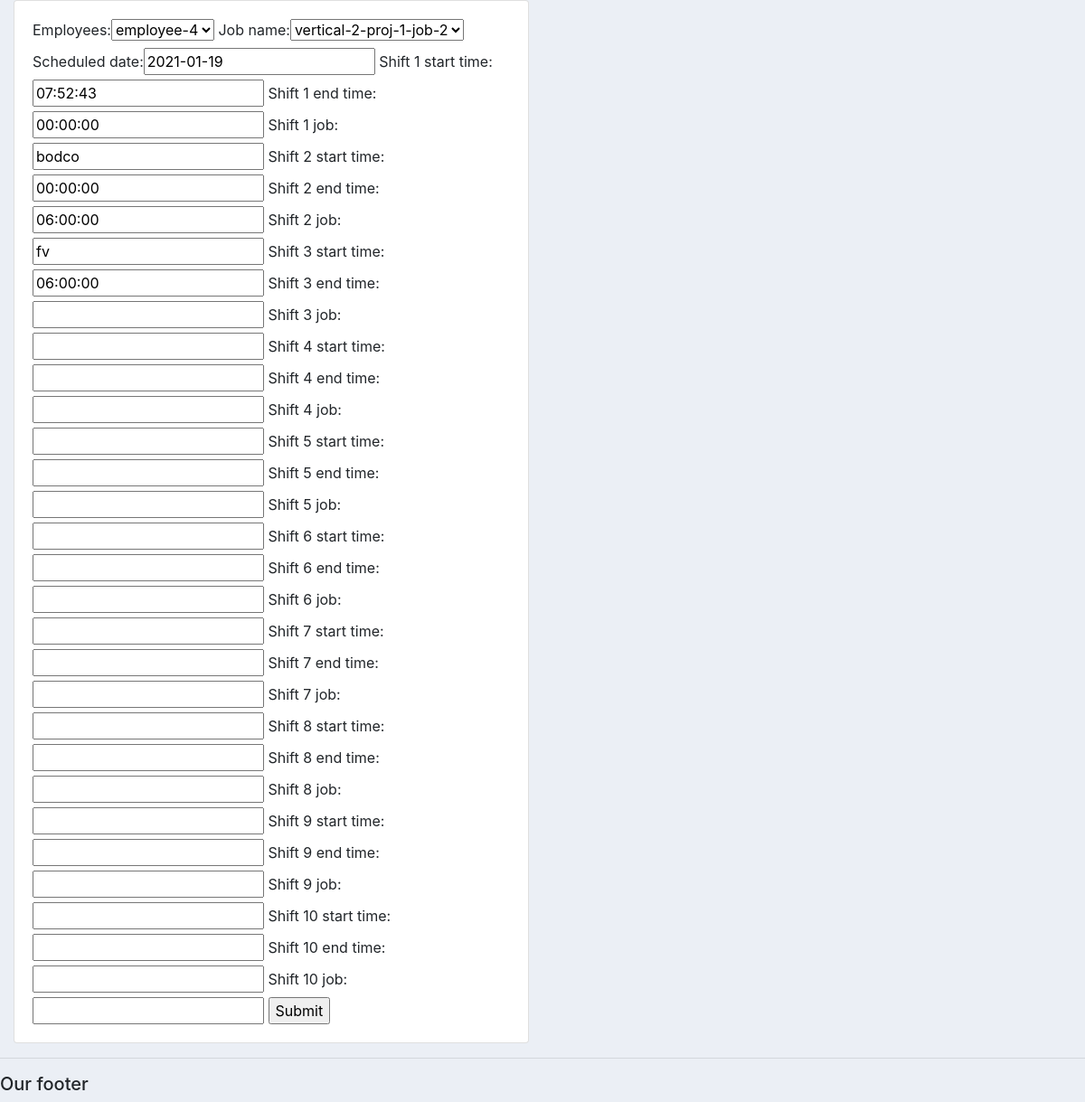
The app's page /job_manage/updateJoballocation/1/ with its own data.
### job_manage/models.py (models this page shows)
class Joballocation(models.Model):
    employees = models.ForeignKey('Employees', on_delete = models.CASCADE)
    job_name = models.ForeignKey('Jobs', on_delete=models.CASCADE, null= True)
    scheduled_date = models.DateField(null=True, blank=True)
    shift_1_start_time = models.TimeField(null=True, blank=True)
    shift_1_end_time =  models.TimeField(null=True, blank=True)
    shift_1_job = models.CharField(max_length=100, null=True, blank = True)
    shift_2_start_time = models.TimeField(null=True, blank=True)
    shift_2_end_time =  models.TimeField(null=True, blank=True)
    shift_2_job = models.CharField(max_length=100, null=True, blank = True)
    shift_3_start_time = models.TimeField(null=True, blank=True)
    shift_3_end_time =  models.TimeField(null=True, blank=True)
    shift_3_job = models.CharField(max_length=100, null=True, blank = True)
    shift_4_start_time = models.TimeField(null=True, blank=True)
    shift_4_end_time =  models.TimeField(null=True, blank=True)
    shift_4_job = models.CharField(max_length=100, null=True, blank = True)
    shift_5_start_time = models.TimeField(null=True, blank=True)
    shift_5_end_time =  models.TimeField(null=True, blank=True)
    shift_5_job = models.CharField(max_length=100, null=True, blank = True)
    shift_6_start_time = models.TimeField(null=True, blank=True)
    shift_6_end_time =  models.TimeField(null=True, blank=True)
    shift_6_job = models.CharField(max_length=100, null=True, blank = True)
    shift_7_start_time = models.TimeField(null=True, blank=True)
    shift_7_end_time =  models.TimeField(null=True, blank=True)
    shift_7_job = models.CharField(max_length=100, null=True, blank = True)
    shift_8_start_time = models.TimeField(null=True, blank=True)
    shift_8_end_time =  models.TimeField(null=True, blank=True)
    shift_8_job = models.CharField(max_length=100, null=True, blank = True)
    shift_9_start_time = models.TimeField(null=True, blank=True)
    shift_9_end_time =  models.TimeField(null=True, blank=True)
    shift_9_job = models.CharField(max_length=100, null=True, blank = True)
    shift_10_start_time = models.TimeField(null=True, blank=True)
    shift_10_end_time =  models.TimeField(null=True, blank=True)
    shift_10_job = models.CharField(max_length=100, null=True, blank = True)

class Jobs(models.Model):
    vert = models.ForeignKey(Verticals, on_delete = models.CASCADE, null=True)
    proj = ChainedForeignKey(Projects, chained_field="vert", chained_model_field="vert", show_all=False, auto_choose=True, sort=True)
    job_name = models.CharField(max_length=100, null=True, blank=True)
    def __str__(self):
        return self.job_name

### job_manage/views.py (the view)
# urls.py: path('updateJoballocation/<str:pk>/', views.updateJoballocation, name='updateJoballocation'),
def updateJoballocation(request, pk):
    allocation_update = Joballocation.objects.get(id=pk)
    form = JobForm(instance=allocation_update)
    if request.method == 'POST':
        form = JobForm(request.POST, instance=allocation_update)
        if form.is_valid():
            form.save()
            return redirect('indexView1', pk)
    context = {'form': form}
    return render(request, 'job_manage/job_update.html', context)

### job_manage/forms.py
class JobForm(ModelForm):
    class Meta:
        model = Joballocation
        fields='__all__'

### job_manage/models.py (called while the page is built)
    def __str__(self):
        return self.employee_name

### job_manage/templates/job_manage/job_update.html (shortened to what this page needs)
{%  extends 'job_manage/main.html' %}
{% load static %}
{% block content %}
<div class="row">
	<div class="col-md-6">
		<div class="card card-body">
			<form action="" method="POST">
				{{form}}
				<input type="submit" name="Submit">
			</form>
		</div>
	</div>
</div>
{% endblock %}

### job_manage/templates/job_manage/main.html (shortened to what this page needs)
{% load static %}
<!DOCTYPE html>
<html>
<head>
	<link rel="stylesheet" href="https://stackpath.bootstrapcdn.com/bootstrap/4.3.1/css/bootstrap.min.css">
	<link rel="stylesheet" type="text/css" href="{% static '/css/main.css' %}">
</head>
<body>
	<div class="container-fluid">
	{% block content %}
	{% endblock %}
    </div>
	<hr>
	<h5>Our footer</h5>
</body>
</html>

### job_manage/statics/job_manage/css/main.css (style rules this page uses)
body { background-color: #ebeff5; }

### records on screen
Joballocation: employees "employee-4", scheduled_date "2021-01-19", shift_1_start_time "07:52:43", shift_1_end_time "00:00:00", shift_1_job "bodco", shift_2_start_time "00:00:00", shift_2_end_time "06:00:00", shift_2_job "fv", shift_3_start_time "06:00:00"
Jobs: job_name "vertical-2-proj-1-job-2"
